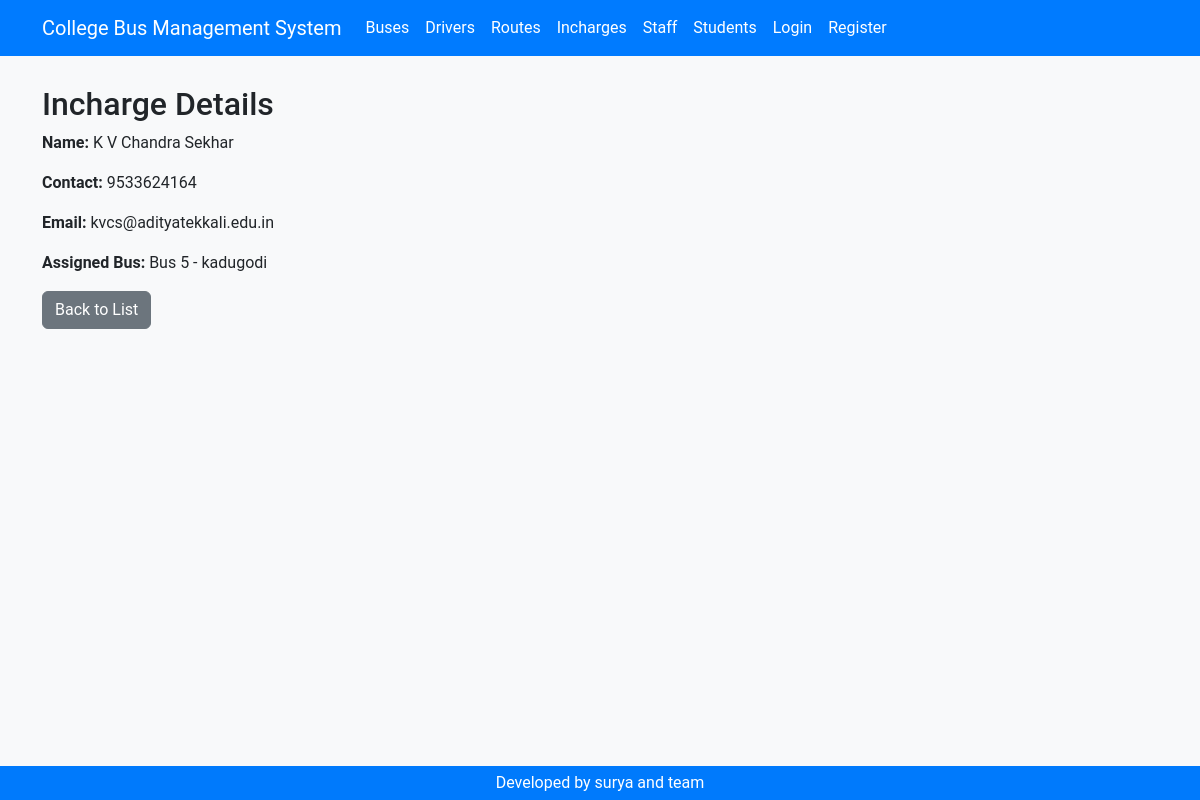
The page /incharges/1/ on the database its author committed.
### incharges/models.py (models this page shows, shortened)
class Incharge(models.Model):
    name = models.CharField(max_length=100)
    contact = models.CharField(max_length=15)
    email = models.EmailField(unique=True)
    assigned_bus = models.OneToOneField('buses.Buses', on_delete=models.SET_NULL, null=True, blank=True, related_name='incharge')

### buses/models.py (models this page shows)
class Buses(models.Model):
    bus_no = models.PositiveIntegerField()
    bus_reg_no = models.CharField(max_length=50)
    bus_route = models.CharField(max_length=50)
    bus_driver_name = models.CharField(max_length=50)
    bus_driver_contact = models.CharField(max_length=50)
    bus_incharge_name = models.CharField(max_length=50)
    bus_incharge_contact = models.CharField(max_length=50)
    bus_model = models.CharField(max_length=50)
    bus_sitting_capacity = models.PositiveIntegerField()
    created_at = models.DateTimeField(default=datetime.now)
    def __str__(self):
        return f"Bus {self.bus_no} - {self.bus_route}"

### incharges/views.py (the view)
# urls.py: path('<int:pk>/', views.incharge_details, name='incharge_details'),
def incharge_details(request, pk):
    incharge = get_object_or_404(Incharge, pk=pk)
    return render(request, 'incharges/incharge_details.html', {'incharge': incharge})

### accounts/context_processors.py (called while the page is built)
def user_type(request):
    if request.user.is_authenticated:
        try:
            profile = Profile.objects.get(user=request.user)
            return {'user_type': profile.user_type}
        except Profile.DoesNotExist:
            return {'user_type': None}
    return {'user_type': None}

### templates/incharges/incharge_details.html (shortened to what this page needs)
{% load static %}
<!DOCTYPE html>
<html lang="en">
  <head>
    <link href="{% static 'css/bootstrap.min.css' %}" rel="stylesheet" />
    <link href="{% static 'css/styles.css' %}" rel="stylesheet" />
  </head>
  <body>
    {% include 'header.html' %}
    <div class="container">
      {% block content %}
        <h2>Incharge Details</h2>
        <p>
          <strong>Name:</strong> {{ incharge.name }}
        </p>
        <p>
          <strong>Contact:</strong> {{ incharge.contact }}
        </p>
        <p>
          <strong>Email:</strong> {{ incharge.email }}
        </p>
        <p>
          <strong>Assigned Bus:</strong> {{ incharge.assigned_bus }}
        </p>
        <a href="{% url 'incharge_list' %}" class="btn btn-secondary">Back to List</a>
      {% endblock %}
    </div>
    {% include 'footer.html' %}
  </body>
</html>

### static/css/styles.css (style rules this page uses)
body { background-color: #f8f9fa; font-family: 'Roboto', sans-serif; padding-top: 70px; }

### rows shown on the page
Incharge: name "K V Chandra Sekhar", contact "9533624164", email "kvcs@adityatekkali.edu.in", assigned_bus "Bus 5 - kadugodi"
